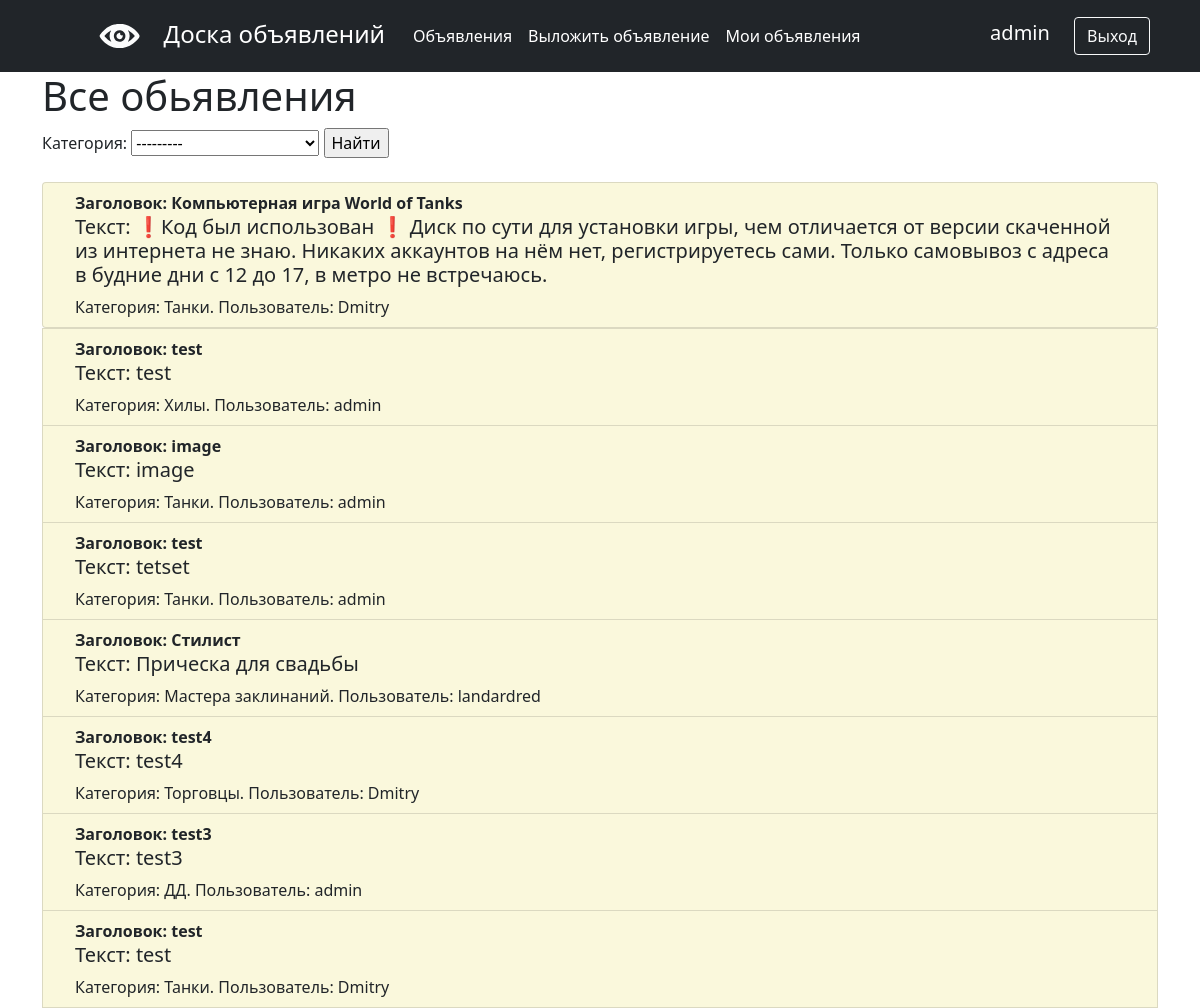
Page /adv/ (signed in) on the committed database.
### main/models.py (models this page shows, shortened)
class Category(models.Model):
    category = models.CharField(max_length=255, unique=True)
    def __str__(self):
        return f'{self.category}'

class Advertisement(models.Model):
    header = models.CharField(max_length=255)
    text = models.TextField()
    video_link = models.TextField(null=True, blank=True)
    category = models.ForeignKey(Category, on_delete=models.CASCADE, verbose_name='Категория')
    time_create = models.DateTimeField(auto_now_add=True)
    user = models.ForeignKey(User, on_delete=models.CASCADE, related_name='advertisement_user')
    image = models.ImageField(upload_to='images/', null=True, blank=True)

### main/views.py (the view, shortened to what this page needs)
# urls.py: path('', AdvList.as_view()),
class AdvList(ListView):
    model = Advertisement
    template_name = 'advertisements.html'
    context_object_name = 'advs'
    queryset = Advertisement.objects.order_by('-time_create')
    def get_context_data(self, **kwargs):
        context = super().get_context_data(**kwargs)
        context['filter'] = AdvFilter(self.request.GET, queryset=self.get_queryset())
        check_valid(self)
        return context

### main/views.py (called while the page is built)
def check_valid(self):
    print('post')
    if self.request.user.is_authenticated:
        if not UserCode.objects.filter(user_id=self.request.user).values('valid')[0]['valid']:
            print('da!!')
            self.request.user.delete()
    return redirect('/adv/')

### templates/advertisements.html (shortened to what this page needs)
{% extends 'flatpages/default.html' %}
{% block content %}
<h1>Все обьявления</h1>
<form method="GET">
    {{ filter.form }}
    <input type="submit" value="Найти">
</form>
<ul class="list-group mt-4">
    {% if advs %}
    {% for adv in filter.qs %}
    <a href="{% url 'adv_detail' adv.id %}" class="list-group-item list-group-item-action">
        <b>Заголовок: {{ adv.header }}</b>
        <h5>Текст: {{ adv.text }}</h5>
        <h7>Категория: {{ adv.category }}.</h7>
        <span>Пользователь: {{ adv.user }}</span>
    </a>
</ul>
{% endfor %}
{% else %}
<p>Обьявлений нет</p>
{% endif %}
{% endblock content %}

### templates/flatpages/default.html (shortened to what this page needs)
<!DOCTYPE html>
<html lang="en">
<head>
    {% load static %}
    <link href="{% static 'css/styles.css' %}" rel="stylesheet"/>
</head>
<body>
<header class="p-3 bg-dark text-white">
    <div class="container">
        <div class="d-flex flex-wrap align-items-center justify-content-center justify-content-lg-start">
            <ul class="nav col-12 col-lg-auto me-lg-auto mb-2 justify-content-center mb-md-0">
                <img class="navbar-brand " src="{% static 'img/logo.svg' %}" alt="logo">
                <span class="fs-4">Доска объявлений</span>
                <li><a href="/adv/" class="nav-link px-2 text-white">Объявления</a></li>
                <li><a href="{% url 'adv_create' %}" class="nav-link px-2 text-white">Выложить объявление</a></li>
                {% if request.user.is_authenticated %}
                <li><a href="{% url 'account' %}" class="nav-link px-2 text-white">Мои объявления</a></li>
                {% endif %}
            </ul>
            <div class="text-end">
                {% if not request.user.is_authenticated %}
                <a href="{% url 'login' %}" class="btn btn-outline-light me-2" role="button">Вход</a>
                <a href="{% url 'register' %}" class="btn btn-warning" role="button">Регистрация</a>
                {% else %}
                <span class="fs-5">{{ user.username }}</span>
                <a href="{% url 'logout' %}" class="btn btn-outline-light me-2" role="button">Выход</a>
                {% endif %}
            </div>
        </div>
    </div>
</header>
<div class="container">
    {% block content %}
    {% endblock content %}
</div>
</body>
</html>

### rows in the picture
Category: category "---------"
Advertisement: header "Компьютерная игра World of Tanks", text "❗️Код был использован ❗️ Диск по сути для установки игры, чем отличается от версии скаченной из интернета не знаю. Никаких аккаунтов на нём нет, регистрируетесь сами. Только самовывоз с адреса в будние дни с 12 до 17, в метро не встречаюсь.", category "Танки", user "Dmitry"
Advertisement: header "test", text "test", category "Хилы", user "admin"
Advertisement: header "image", text "image", category "Танки", user "admin"
Advertisement: header "test", text "tetset", category "Танки", user "admin"
Advertisement: header "Стилист", text "Прическа для свадьбы", category "Мастера заклинаний", user "landardred"
Advertisement: header "test4", text "test4", category "Торговцы", user "Dmitry"
Advertisement: header "test3", text "test3", category "ДД", user "admin"
Advertisement: header "test", text "test", category "Танки", user "Dmitry"

### other values in the picture
{{ user.username }} "admin"
